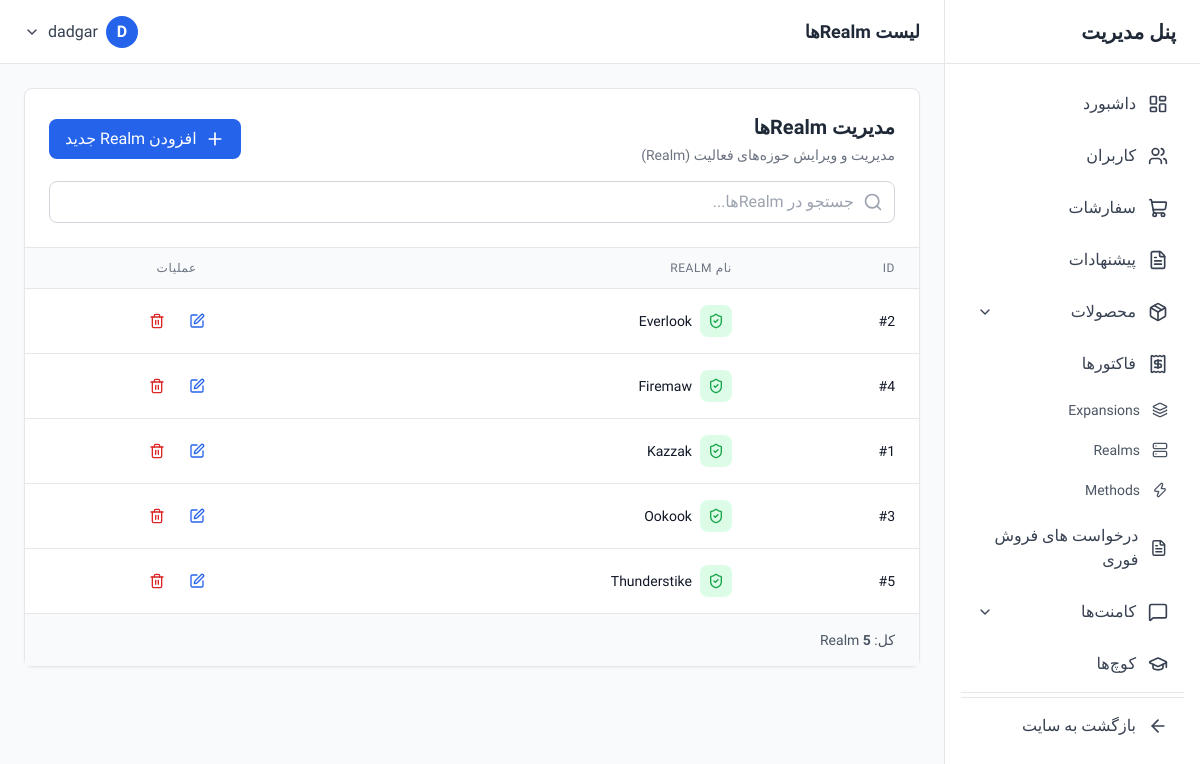
The page /dashboard/realms/ (signed in) on the database its author committed.
### account/models.py (models this page shows, shortened)
class User(AbstractUser):
    email = models.EmailField('Email Address', unique=True)
    phone = models.CharField('Phone Number', max_length=15)
    discord_id = models.CharField('Discord ID', max_length=255)
    last_activation_email_sent = models.DateTimeField(null=True, blank=True)

### core/models.py (models this page shows, shortened)
class Realm(models.Model):
    name = models.CharField(max_length=100, unique=True)

### dashboard/views.py (the view)
# urls.py: path('realms/', views.realm_list, name='realm_list'),
@login_required
@user_passes_test(is_admin)
def realm_list(request):
    realms = Realm.objects.all().order_by('name')
    search = request.GET.get('search', '')
    if search:
        realms = realms.filter(name__icontains=search)
    context = {
        'realms': realms,
        'search': search,
    }
    return render(request, 'dashboard/realms/list.html', context)

### dashboard/views.py (called while the page is built)
def is_admin(user):
    return user.is_staff or user.is_superuser

### dashboard/templates/dashboard/realms/list.html (shortened to what this page needs)
{% extends 'dashboard/base.html' %}
{% load static %}
{% block page_title %}لیست Realmها{% endblock %}
{% block content %}
<div class="bg-white rounded-lg shadow-sm border border-gray-200">
    <div class="p-6 border-b border-gray-200">
        <div class="flex flex-col md:flex-row md:items-center md:justify-between gap-4">
            <div>
                <h2 class="text-xl font-semibold text-gray-800">مدیریت Realmها</h2>
                <p class="text-sm text-gray-500 mt-1">مدیریت و ویرایش حوزه‌های فعالیت (Realm)</p>
            </div>
            <a href="{% url 'dashboard:realm_create' %}" class="inline-flex items-center gap-2 px-4 py-2 bg-blue-600 text-white rounded-lg hover:bg-blue-700 transition-colors">
                <i data-lucide="plus" class="w-5 h-5"></i>
                <span>افزودن Realm جدید</span>
            </a>
        </div>
        <form method="GET" class="mt-4">
            <div class="relative">
                <input
                    type="text"
                    name="search"
                    value="{{ search }}"
                    placeholder="جستجو در Realmها..."
                    class="w-full px-4 py-2 pr-10 border border-gray-300 rounded-lg focus:ring-2 focus:ring-blue-500 focus:border-transparent"
                >
                <i data-lucide="search" class="absolute right-3 top-1/2 -translate-y-1/2 w-5 h-5 text-gray-400"></i>
            </div>
        </form>
    </div>
    <div class="overflow-x-auto">
        <table class="w-full">
            <thead class="bg-gray-50 border-b border-gray-200">
                <tr>
                    <th class="px-6 py-3 text-right text-xs font-medium text-gray-500 uppercase tracking-wider">ID</th>
                    <th class="px-6 py-3 text-right text-xs font-medium text-gray-500 uppercase tracking-wider">نام Realm</th>
                    <th class="px-6 py-3 text-center text-xs font-medium text-gray-500 uppercase tracking-wider">عملیات</th>
                </tr>
            </thead>
            <tbody class="bg-white divide-y divide-gray-200">
                {% for realm in realms %}
                <tr class="hover:bg-gray-50 transition-colors">
                    <td class="px-6 py-4 whitespace-nowrap text-sm text-gray-900">
                        #{{ realm.id }}
                    </td>
                    <td class="px-6 py-4 whitespace-nowrap">
                        <div class="flex items-center gap-2">
                            <div class="p-2 bg-green-100 rounded-lg">
                                <i data-lucide="shield-check" class="w-4 h-4 text-green-600"></i>
                            </div>
                            <span class="text-sm font-medium text-gray-900">{{ realm.name }}</span>
                        </div>
                    </td>
                    <td class="px-6 py-4 whitespace-nowrap text-center">
                        <div class="flex items-center justify-center gap-2">
                            <a href="{% url 'dashboard:realm_edit' realm.id %}" class="p-2 text-blue-600 hover:bg-blue-50 rounded-lg transition-colors" title="ویرایش">
                                <i data-lucide="edit" class="w-4 h-4"></i>
                            </a>
                            <a href="{% url 'dashboard:realm_delete' realm.id %}" class="p-2 text-red-600 hover:bg-red-50 rounded-lg transition-colors" title="حذف">
                                <i data-lucide="trash-2" class="w-4 h-4"></i>
                            </a>
                        </div>
                    </td>
                </tr>
                {% endfor %}
            </tbody>
        </table>
    </div>
    <div class="px-6 py-4 border-t border-gray-200 bg-gray-50">
        <p class="text-sm text-gray-600">
            کل: <span class="font-semibold">{{ realms.count }}</span> Realm
        </p>
    </div>
</div>
{% endblock %}

### dashboard/templates/dashboard/base.html (shortened to what this page needs)
<!DOCTYPE html>
<html lang="fa" dir="rtl">
<head>
    <script src="https://cdn.tailwindcss.com"></script>
</head>
<body class="bg-gray-50" x-data="{ sidebarOpen: true, mobileMenuOpen: false }">
    <aside
        :class="sidebarOpen ? 'translate-x-0' : 'translate-x-full'"
        class="fixed right-0 top-0 z-40 h-screen w-64 bg-white border-l border-gray-200 transition-transform duration-300 ease-in-out lg:translate-x-0"
    >
        <div class="flex items-center justify-between h-16 px-6 border-b border-gray-200">
            <h1 class="text-xl font-bold text-gray-800">پنل مدیریت</h1>
        </div>
<nav class="p-4 space-y-1 overflow-y-auto h-[calc(100vh-64px)]">
    <a href="{% url 'dashboard:home' %}" class="flex items-center gap-3 px-4 py-3 text-gray-700 rounded-lg hover:bg-blue-50 hover:text-blue-600 transition-colors">
        <i data-lucide="layout-dashboard" class="w-5 h-5"></i>
        <span>داشبورد</span>
    </a>
    <a href="{% url 'dashboard:user_list' %}" class="flex items-center gap-3 px-4 py-3 text-gray-700 rounded-lg hover:bg-blue-50 hover:text-blue-600 transition-colors">
        <i data-lucide="users" class="w-5 h-5"></i>
        <span>کاربران</span>
    </a>
    <a href="{% url 'dashboard:order_list' %}" class="flex items-center gap-3 px-4 py-3 text-gray-700 rounded-lg hover:bg-blue-50 hover:text-blue-600 transition-colors">
        <i data-lucide="shopping-cart" class="w-5 h-5"></i>
        <span>سفارشات</span>
    </a>
    <a href="{% url 'dashboard:offer_list' %}" class="flex items-center gap-3 px-4 py-3 text-gray-700 rounded-lg hover:bg-blue-50 hover:text-blue-600 transition-colors">
        <i data-lucide="file-text" class="w-5 h-5"></i>
        <span>پیشنهادات</span>
    </a>
    <div x-data="{ open: false }">
        <button @click="open = !open" class="w-full flex items-center justify-between gap-3 px-4 py-3 text-gray-700 rounded-lg hover:bg-blue-50 hover:text-blue-600 transition-colors">
            <div class="flex items-center gap-3">
                <i data-lucide="package" class="w-5 h-5"></i>
                <span>محصولات</span>
            </div>
            <i data-lucide="chevron-down" class="w-4 h-4" :class="{ 'rotate-180': open }"></i>
        </button>
    </div>
    <a href="{% url 'dashboard:invoice_list' %}" class="flex items-center gap-3 px-4 py-3 text-gray-700 rounded-lg hover:bg-blue-50 hover:text-blue-600 transition-colors">
        <i data-lucide="receipt" class="w-5 h-5"></i>
        <span>فاکتورها</span>
    </a>
    <a href="{% url 'dashboard:expansion_list' %}" class="flex items-center gap-3 px-4 py-2 text-sm text-gray-600 rounded-lg hover:bg-blue-50 hover:text-blue-600 transition-colors">
        <i data-lucide="layers" class="w-4 h-4"></i>
        <span>Expansions</span>
    </a>
    <a href="{% url 'dashboard:realm_list' %}" class="flex items-center gap-3 px-4 py-2 text-sm text-gray-600 rounded-lg hover:bg-blue-50 hover:text-blue-600 transition-colors">
        <i data-lucide="server" class="w-4 h-4"></i>
        <span>Realms</span>
    </a>
    <a href="{% url 'dashboard:method_list' %}" class="flex items-center gap-3 px-4 py-2 text-sm text-gray-600 rounded-lg hover:bg-blue-50 hover:text-blue-600 transition-colors">
        <i data-lucide="zap" class="w-4 h-4"></i>
        <span>Methods</span>
    </a>
    <a href="{% url 'dashboard:fastsell_list' %}" class="flex items-center gap-3 px-4 py-3 text-gray-700 rounded-lg hover:bg-blue-50 hover:text-blue-600 transition-colors">
        <i data-lucide="file-text" class="w-5 h-5"></i>
        <span>درخواست های فروش فوری</span>
    </a>
    <div x-data="{ open: false }">
        <button @click="open = !open" class="w-full flex items-center justify-between gap-3 px-4 py-3 text-gray-700 rounded-lg hover:bg-blue-50 hover:text-blue-600 transition-colors">
            <div class="flex items-center gap-3">
                <i data-lucide="message-square" class="w-5 h-5"></i>
                <span>کامنت‌ها</span>
            </div>
            <i data-lucide="chevron-down" class="w-4 h-4" :class="{ 'rotate-180': open }"></i>
        </button>
    </div>
    <a href="{% url 'dashboard:coach_list' %}" class="flex items-center gap-3 px-4 py-3 text-gray-700 rounded-lg hover:bg-blue-50 hover:text-blue-600 transition-colors">
        <i data-lucide="graduation-cap" class="w-5 h-5"></i>
        <span>کوچ‌ها</span>
    </a>
    <hr class="my-4 border-gray-200">
    <hr class="my-4 border-gray-200">
    <a href="/" class="flex items-center gap-3 px-4 py-3 text-gray-700 rounded-lg hover:bg-gray-100 transition-colors">
        <i data-lucide="arrow-left" class="w-5 h-5"></i>
        <span>بازگشت به سایت</span>
    </a>
</nav>
    </aside>
    <div class="lg:mr-64">
        <header class="bg-white border-b border-gray-200 h-16 flex items-center justify-between px-6 sticky top-0 z-30">
            <div class="flex items-center gap-4">
                <h2 class="text-lg font-semibold text-gray-800">{% block page_title %}داشبورد{% endblock %}</h2>
            </div>
            <div class="flex items-center gap-4" x-data="{ open: false }">
                <div class="relative">
                    <button @click="open = !open" class="flex items-center gap-2 text-gray-700 hover:text-gray-900">
                        <div class="w-8 h-8 rounded-full bg-blue-600 flex items-center justify-center text-white font-semibold">
                            {{ request.user.username|slice:":1"|upper }}
                        </div>
                        <span class="hidden md:block">{{ request.user.username }}</span>
                        <i data-lucide="chevron-down" class="w-4 h-4"></i>
                    </button>
                </div>
            </div>
        </header>
        <main class="p-6">
            {% block content %}{% endblock %}
        </main>
    </div>
</body>
</html>

### dashboard/templates/dashboard/base.html (style rules this page uses)
body { font-family: 'Vazirmatn', sans-serif; }

### rows shown on the page
User: user.username "D", user.username "dadgar"
Realm: id "2", name "Everlook"
Realm: id "4", name "Firemaw"
Realm: id "1", name "Kazzak"
Realm: id "3", name "Ookook"
Realm: id "5", name "Thunderstike"

### other values the page prints
{{ realms.count }} "5"
